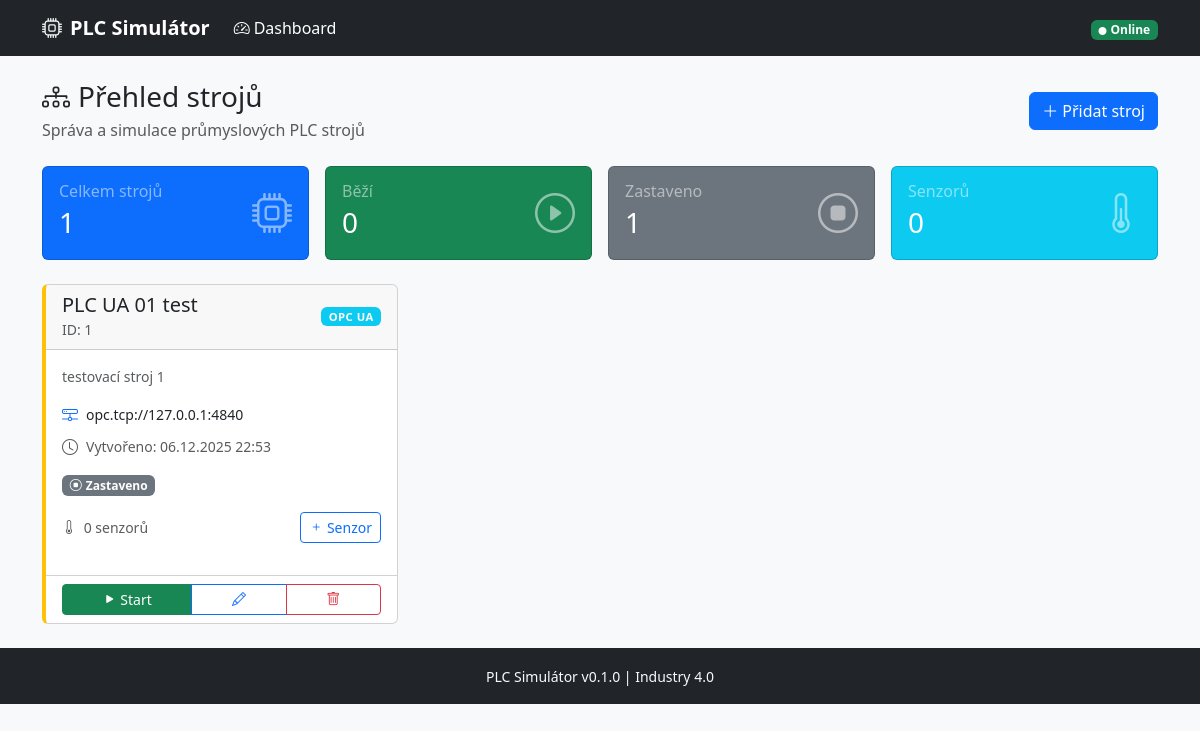
The app's page /, older data.
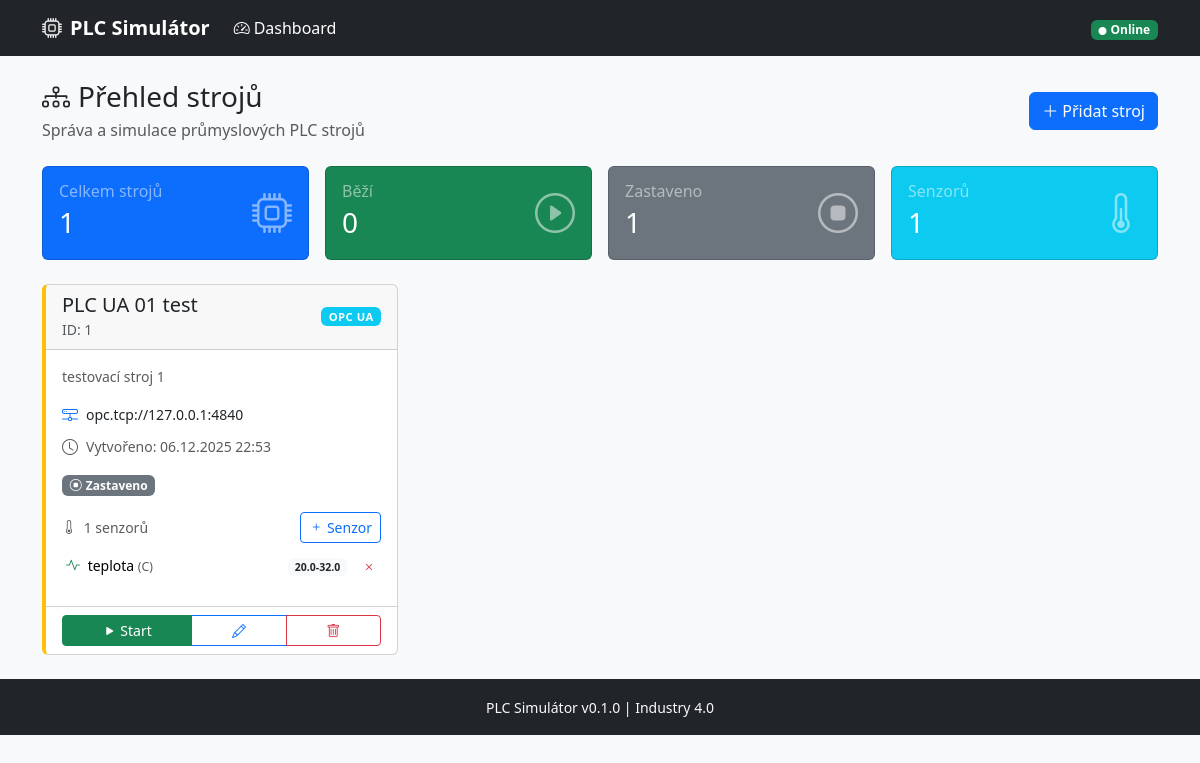
The same page, newer data.
### app/models/machine.py (models this page shows, shortened)
class MachineBase(SQLModel):
    name: str = Field(index=True, description="Název stroje (např. 'Lis-01')")
    description: Optional[str] = Field(default=None, description="Popis stroje")
    protocol: ProtocolType = Field(default=ProtocolType.OPC_UA, description="Komunikační protokol")
    host: str = Field(default="127.0.0.1", description="IP adresa serveru")
    port: int = Field(default=4840, description="Port serveru")
    is_enabled: bool = Field(default=True, description="Zda je stroj aktivní pro simulaci")

class Machine(MachineBase, table=True):
    __tablename__ = "machines"
    id: Optional[int] = Field(default=None, primary_key=True)
    created_at: datetime = Field(default_factory=datetime.utcnow, description="Čas vytvoření")
    updated_at: datetime = Field(default_factory=datetime.utcnow, description="Čas poslední úpravy")
    sensors: List["Sensor"] = Relationship(
        back_populates="machine",
        sa_relationship_kwargs={"cascade": "all, delete-orphan"}
    )

### app/models/sensor.py (models this page shows, shortened)
class SensorBase(SQLModel):
    name: str = Field(index=True, description="Název senzoru (např. 'Teplota motoru')")
    unit: Optional[str] = Field(default=None, description="Jednotka (např. '°C', 'bar')")
    data_type: DataType = Field(default=DataType.FLOAT, description="Datový typ hodnoty")
    initial_value: float = Field(default=0.0, description="Počáteční hodnota")
    min_value: float = Field(default=0.0, description="Minimální hodnota pro simulaci")
    max_value: float = Field(default=100.0, description="Maximální hodnota pro simulaci")
    simulation_type: SimulationType = Field(
        default=SimulationType.RANDOM,
        description="Typ simulace hodnot"
    )
    register_address: Optional[int] = Field(
        default=None,
        description="Adresa Modbus registru (auto-přiřazeno pokud None)"
    )

class Sensor(SensorBase, table=True):
    __tablename__ = "sensors"
    id: Optional[int] = Field(default=None, primary_key=True)
    machine_id: int = Field(foreign_key="machines.id", index=True)
    created_at: datetime = Field(default_factory=datetime.utcnow)
    updated_at: datetime = Field(default_factory=datetime.utcnow)
    machine: Optional["Machine"] = Relationship(back_populates="sensors")

### app/routers/dashboard.py (the view)
@router.get("/", response_class=HTMLResponse)
async def dashboard(request: Request, session: Session = Depends(get_session)):
    machines = session.exec(select(Machine).order_by(Machine.created_at.desc())).all()
    running_ids = simulation_manager.get_all_running()
    running_count = len(running_ids)
    stopped_count = len(machines) - running_count
    total_sensors = sum(len(m.sensors) if m.sensors else 0 for m in machines)
    return templates.TemplateResponse(
        "dashboard.html",
        {
            "request": request,
            "machines": machines,
            "running_ids": running_ids,
            "running_count": running_count,
            "stopped_count": stopped_count,
            "total_sensors": total_sensors,
            "title": "PLC Simulátor - Dashboard"
        }
    )

### app/templates/dashboard.html (shortened to what this page needs)
{% extends "base.html" %}
{% block content %}
<div class="d-flex justify-content-between align-items-center mb-4">
    <div>
        <h1 class="h3 mb-1">
            <i class="bi bi-diagram-3 me-2"></i>Přehled strojů
        </h1>
        <p class="text-muted mb-0">Správa a simulace průmyslových PLC strojů</p>
    </div>
    <button
        type="button"
        class="btn btn-primary"
        data-bs-toggle="modal"
        data-bs-target="#machineModal"
        hx-get="/machines/form"
        hx-target="#machineModalContent"
        hx-swap="innerHTML"
    >
        <i class="bi bi-plus-lg me-1"></i>Přidat stroj
    </button>
</div>
<div class="row g-3 mb-4">
    <div class="col-md-3">
        <div class="card bg-primary text-white">
            <div class="card-body">
                <div class="d-flex justify-content-between align-items-center">
                    <div>
                        <h6 class="card-subtitle mb-1 text-white-50">Celkem strojů</h6>
                        <h3 class="card-title mb-0">{{ machines|length }}</h3>
                    </div>
                    <i class="bi bi-cpu fs-1 opacity-50"></i>
                </div>
            </div>
        </div>
    </div>
    <div class="col-md-3">
        <div class="card bg-success text-white">
            <div class="card-body">
                <div class="d-flex justify-content-between align-items-center">
                    <div>
                        <h6 class="card-subtitle mb-1 text-white-50">Běží</h6>
                        <h3 class="card-title mb-0">{{ running_count }}</h3>
                    </div>
                    <i class="bi bi-play-circle fs-1 opacity-50"></i>
                </div>
            </div>
        </div>
    </div>
    <div class="col-md-3">
        <div class="card bg-secondary text-white">
            <div class="card-body">
                <div class="d-flex justify-content-between align-items-center">
                    <div>
                        <h6 class="card-subtitle mb-1 text-white-50">Zastaveno</h6>
                        <h3 class="card-title mb-0">{{ stopped_count }}</h3>
                    </div>
                    <i class="bi bi-stop-circle fs-1 opacity-50"></i>
                </div>
            </div>
        </div>
    </div>
    <div class="col-md-3">
        <div class="card bg-info text-white">
            <div class="card-body">
                <div class="d-flex justify-content-between align-items-center">
                    <div>
                        <h6 class="card-subtitle mb-1 text-white-50">Senzorů</h6>
                        <h3 class="card-title mb-0">{{ total_sensors }}</h3>
                    </div>
                    <i class="bi bi-thermometer-half fs-1 opacity-50"></i>
                </div>
            </div>
        </div>
    </div>
</div>
<div id="machines-container" class="row g-4">
    {% if machines %}
        {% for machine in machines %}
            {% set is_running = machine.id in running_ids %}
            {% set status = 'running' if is_running else 'stopped' %}
            {% include "partials/machine_card.html" %}
        {% endfor %}
    {% endif %}
</div>
{% endblock %}

### app/templates/partials/machine_card.html (shortened to what the changed rows need)
<div class="col-md-6 col-lg-4" id="machine-{{ machine.id }}">
    <div class="card machine-card h-100 {{ 'running' if is_running else 'stopped' }}">
        <div class="card-header d-flex justify-content-between align-items-center">
            <div>
                <h5 class="card-title mb-0">{{ machine.name }}</h5>
                <small class="text-muted">ID: {{ machine.id }}</small>
            </div>
            <span class="badge protocol-badge {{ 'bg-info' if machine.protocol.value == 'opc_ua' else 'bg-warning text-dark' }}">
                {{ 'OPC UA' if machine.protocol.value == 'opc_ua' else 'Modbus' }}
            </span>
        </div>
        <div class="card-body">
            {% if machine.description %}
                <p class="card-text text-muted small">{{ machine.description }}</p>
            {% endif %}
            <div class="mb-3">
                <div class="d-flex align-items-center mb-2">
                    <i class="bi bi-hdd-network me-2 text-primary"></i>
                    <span class="small">
                        {% if machine.protocol.value == 'opc_ua' %}
                            opc.tcp://{{ machine.host }}:{{ machine.port }}
                        {% else %}
                            {{ machine.host }}:{{ machine.port }}
                        {% endif %}
                    </span>
                </div>
                <div class="d-flex align-items-center">
                    <i class="bi bi-clock me-2 text-muted"></i>
                    <span class="small text-muted">
                        Vytvořeno: {{ machine.created_at.strftime('%d.%m.%Y %H:%M') }}
                    </span>
                </div>
            </div>
            <div class="d-flex align-items-center mb-3" id="status-{{ machine.id }}">
                {% include "partials/status_badge.html" %}
            </div>
            <div class="mb-2">
                <div class="d-flex justify-content-between align-items-center mb-2">
                    <small class="text-muted">
                        <i class="bi bi-thermometer me-1"></i>
                        {{ machine.sensors|length if machine.sensors else 0 }} senzorů
                    </small>
                    <button
                        type="button"
                        class="btn btn-sm btn-outline-primary"
                        data-bs-toggle="modal"
                        data-bs-target="#sensorModal"
                        hx-get="/sensors/form/{{ machine.id }}"
                        hx-target="#sensorModalContent"
                        hx-swap="innerHTML"
                    >
                        <i class="bi bi-plus"></i> Senzor
                    </button>
                </div>
                <div class="sensor-list small" style="max-height: 150px; overflow-y: auto;">
                    <table class="table table-sm table-borderless mb-0">
                        <tbody id="sensors-list-{{ machine.id }}">
                            {% for sensor in machine.sensors %}
                            <tr id="sensor-{{ sensor.id }}">
                                <td>
                                    <i class="bi bi-activity text-success me-1"></i>
                                    {{ sensor.name }}
                                    {% if sensor.unit %}<small class="text-muted">({{ sensor.unit }})</small>{% endif %}
                                </td>
                                <td class="text-end">
                                    <span class="badge bg-light text-dark">{{ sensor.min_value }}-{{ sensor.max_value }}</span>
                                </td>
                                <td class="text-end" style="width: 30px;">
                                    <button
                                        type="button"
                                        class="btn btn-link btn-sm text-danger p-0"
                                        hx-delete="/sensors/{{ sensor.id }}"
                                        hx-target="#sensor-{{ sensor.id }}"
                                        hx-swap="outerHTML"
                                        hx-confirm="Smazat senzor?"
                                    >
                                        <i class="bi bi-x"></i>
                                    </button>
                                </td>
                            </tr>
                            {% endfor %}
                        </tbody>
                    </table>
                </div>
            </div>
        </div>
        <div class="card-footer bg-transparent">
            <div class="btn-group w-100" role="group">
                {% if is_running %}
                    <button
                        type="button"
                        class="btn btn-sm btn-danger"
                        hx-post="/simulation/{{ machine.id }}/stop"
                        hx-target="#machine-{{ machine.id }}"
                        hx-swap="outerHTML"
                        title="Zastavit"
                    >
                        <i class="bi bi-stop-fill"></i> Stop
                    </button>
                {% else %}
                    <button
                        type="button"
                        class="btn btn-sm btn-success"
                        hx-post="/simulation/{{ machine.id }}/start"
                        hx-target="#machine-{{ machine.id }}"
                        hx-swap="outerHTML"
                        title="Spustit"
                    >
                        <i class="bi bi-play-fill"></i> Start
                    </button>
                {% endif %}
                <button
                    type="button"
                    class="btn btn-sm btn-outline-primary"
                    data-bs-toggle="modal"
                    data-bs-target="#machineModal"
                    hx-get="/machines/form?machine_id={{ machine.id }}"
                    hx-target="#machineModalContent"
                    hx-swap="innerHTML"
                    title="Upravit"
                >
                    <i class="bi bi-pencil"></i>
                </button>
                <button
                    type="button"
                    class="btn btn-sm btn-outline-danger"
                    hx-delete="/machines/{{ machine.id }}"
                    hx-target="#machine-{{ machine.id }}"
                    hx-swap="outerHTML"
                    hx-confirm="Opravdu chcete smazat stroj '{{ machine.name }}'?"
                    title="Smazat"
                >
                    <i class="bi bi-trash"></i>
                </button>
            </div>
        </div>
    </div>
</div>

### app/templates/partials/status_badge.html
{% if status == 'running' or is_running %}
    <span class="badge status-badge bg-success">
        <i class="bi bi-play-circle-fill me-1"></i>Běží
    </span>
{% elif status == 'starting' %}
    <span class="badge status-badge bg-info">
        <i class="bi bi-hourglass-split me-1"></i>Spouštím...
    </span>
{% elif status == 'stopping' %}
    <span class="badge status-badge bg-warning text-dark">
        <i class="bi bi-hourglass-split me-1"></i>Zastavuji...
    </span>
{% elif status == 'error' %}
    <span class="badge status-badge bg-danger" title="{{ error_message or 'Neznámá chyba' }}">
        <i class="bi bi-exclamation-triangle-fill me-1"></i>Chyba
    </span>
{% else %}
    <span class="badge status-badge bg-secondary">
        <i class="bi bi-stop-circle me-1"></i>Zastaveno
    </span>
{% endif %}

Row changes from the older to the newer data that the page shows:
computed for Machine "PLC UA 01 test": sensors|length "0" → "1"
added Sensor: name "teplota", unit "C", min_value "20.0", max_value "32.0"
Text that changed along with them:
{{ total_sensors }}: "0" → "1"
